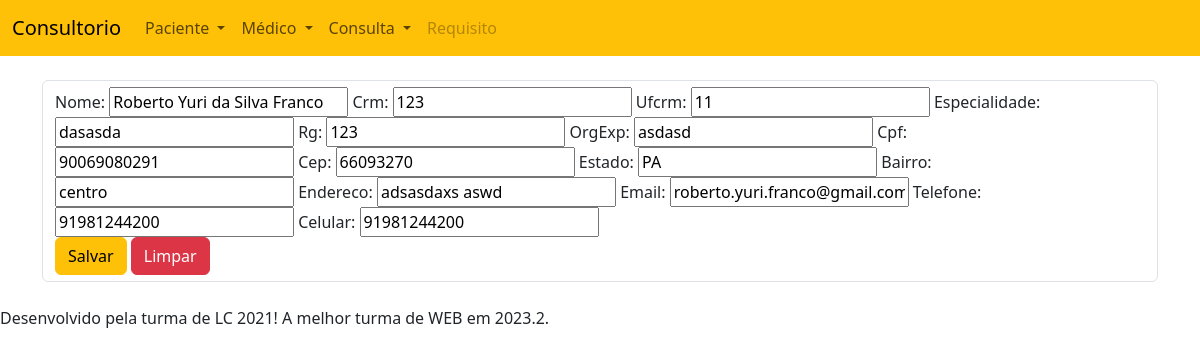
Screenshot of /consultorio/updatemedico/1 with the database file from the repository.
### app/models.py (models this page shows, shortened)
class Medico(models.Model):
    nome = models.CharField(max_length=40)
    crm = models.IntegerField()
    ufcrm = models.CharField(max_length=2)
    especialidade = models.CharField(max_length=40)
    rg = models.IntegerField()
    orgExp = models.CharField(max_length=10)
    cpf = models.CharField(max_length=11)
    cep = models.CharField(max_length=8)
    estado = models.CharField(max_length=40)
    bairro = models.CharField(max_length=40)
    endereco = models.CharField(max_length=80)
    email = models.CharField(max_length=40)
    telefone = models.CharField(max_length=15)
    celular = models.CharField(max_length=15)

### app/views.py (the view)
# urls.py: path('updatemedico/<int:id>', updatemedico, name='updatemedico'),
def updatemedico(request, id):
    medico = get_object_or_404(Medico, pk=id)
    medicoForm = MedicoForm(request.POST or None,
                            instance=medico)
    if(medicoForm.is_valid()):
        medico = medicoForm.save(commit=False)
        medico.save()
        return redirect("readmedico")
    return render(request, 'createmedico.html', {'medicoForm':medicoForm})

### app/forms.py
class MedicoForm(ModelForm):
    class Meta:
        model = Medico
        fields = ['nome', 'crm', 'ufcrm', 'especialidade',
                  'rg','orgExp', 'cpf','cep', 'estado',
                  'bairro','endereco', 'email', 'telefone',
                  'celular']

### templates/createmedico.html (shortened to what this page needs)
{% extends 'menu.html' %}
{% load static %}
{% block body %}
<br>
<div class="container">
    <form class="form-control" method="POST" enctype="multipart/form-data">
        {{ medicoForm }}
    <br>
    <button type="submit" class="btn btn-warning">Salvar</button>
    <button type="button" class="btn btn-danger">Limpar</button>
    </form>
</div>
<br>
{% endblock %}

### static/css/style.css (style rules this page uses)
body { background-color: #6f94c6; }

### rows the page displays
Medico: nome "Roberto Yuri da Silva Franco", crm "123", ufcrm "11", especialidade "dasasda", rg "123", orgExp "asdasd", cpf "90069080291", cep "66093270", estado "PA", bairro "centro", endereco "adsasdaxs aswd", email "roberto.yuri.franco@gmail.com", telefone "91981244200", celular "91981244200"
